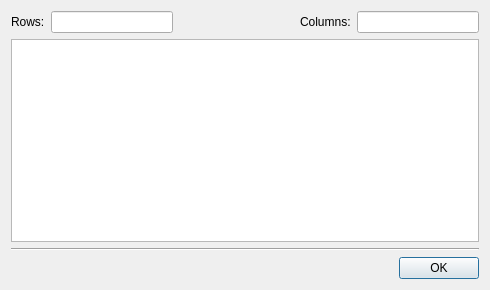
<?xml version="1.0" encoding="UTF-8"?>
<ui version="4.0">
 <class>MaskSettingsDialog</class>
 <widget class="QDialog" name="MaskSettingsDialog">
  <property name="geometry">
   <rect>
    <x>0</x>
    <y>0</y>
    <width>490</width>
    <height>290</height>
   </rect>
  </property>
  <property name="windowTitle">
   <string>Mask Settings</string>
  </property>
  <layout class="QVBoxLayout" name="verticalLayout">
   <item>
    <layout class="QHBoxLayout" name="horizontalLayout">
     <item>
      <widget class="QLabel" name="rowsLbl">
       <property name="text">
        <string>Rows:</string>
       </property>
      </widget>
     </item>
     <item>
      <widget class="QLineEdit" name="rowsLE"/>
     </item>
     <item>
      <spacer name="horizontalSpacer">
       <property name="orientation">
        <enum>Qt::Horizontal</enum>
       </property>
       <property name="sizeHint" stdset="0">
        <size>
         <width>40</width>
         <height>20</height>
        </size>
       </property>
      </spacer>
     </item>
     <item>
      <widget class="QLabel" name="colsLbl">
       <property name="text">
        <string>Columns:</string>
       </property>
      </widget>
     </item>
     <item>
      <widget class="QLineEdit" name="colsLE"/>
     </item>
    </layout>
   </item>
   <item>
    <widget class="QTableWidget" name="maskTable">
     <property name="showDropIndicator" stdset="0">
      <bool>false</bool>
     </property>
     <property name="dragDropOverwriteMode">
      <bool>false</bool>
     </property>
     <property name="selectionMode">
      <enum>QAbstractItemView::SingleSelection</enum>
     </property>
     <property name="cornerButtonEnabled">
      <bool>false</bool>
     </property>
     <property name="rowCount">
      <number>0</number>
     </property>
     <property name="columnCount">
      <number>0</number>
     </property>
     <attribute name="horizontalHeaderDefaultSectionSize">
      <number>50</number>
     </attribute>
     <attribute name="horizontalHeaderMinimumSectionSize">
      <number>30</number>
     </attribute>
     <attribute name="verticalHeaderDefaultSectionSize">
      <number>25</number>
     </attribute>
     <attribute name="verticalHeaderMinimumSectionSize">
      <number>15</number>
     </attribute>
    </widget>
   </item>
   <item>
    <widget class="Line" name="line">
     <property name="orientation">
      <enum>Qt::Horizontal</enum>
     </property>
    </widget>
   </item>
   <item>
    <layout class="QHBoxLayout" name="horizontalLayout_2">
     <item>
      <spacer name="horizontalSpacer_2">
       <property name="orientation">
        <enum>Qt::Horizontal</enum>
       </property>
       <property name="sizeHint" stdset="0">
        <size>
         <width>40</width>
         <height>20</height>
        </size>
       </property>
      </spacer>
     </item>
     <item>
      <widget class="QPushButton" name="okBtn">
       <property name="text">
        <string>OK</string>
       </property>
      </widget>
     </item>
    </layout>
   </item>
  </layout>
 </widget>
 <resources/>
 <connections>
  <connection>
   <sender>okBtn</sender>
   <signal>clicked()</signal>
   <receiver>MaskSettingsDialog</receiver>
   <slot>accept()</slot>
   <hints>
    <hint type="sourcelabel">
     <x>439</x>
     <y>268</y>
    </hint>
    <hint type="destinationlabel">
     <x>244</x>
     <y>144</y>
    </hint>
   </hints>
  </connection>
 </connections>
</ui>
